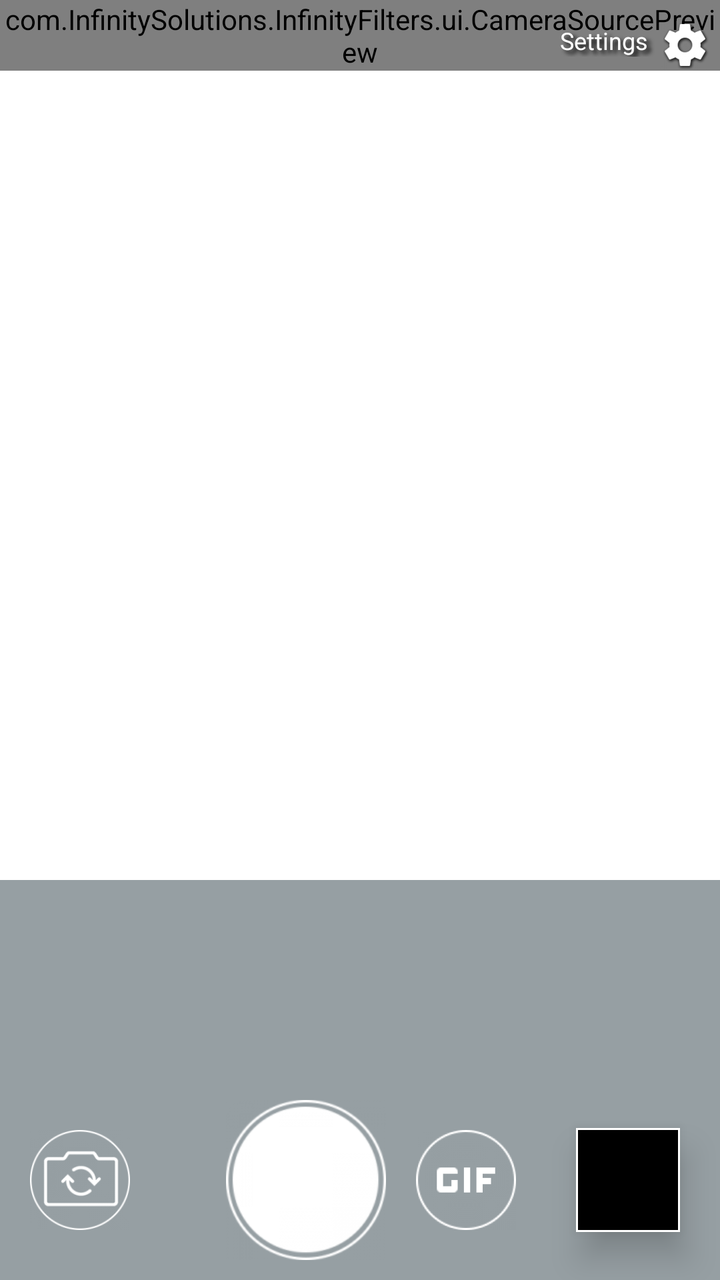
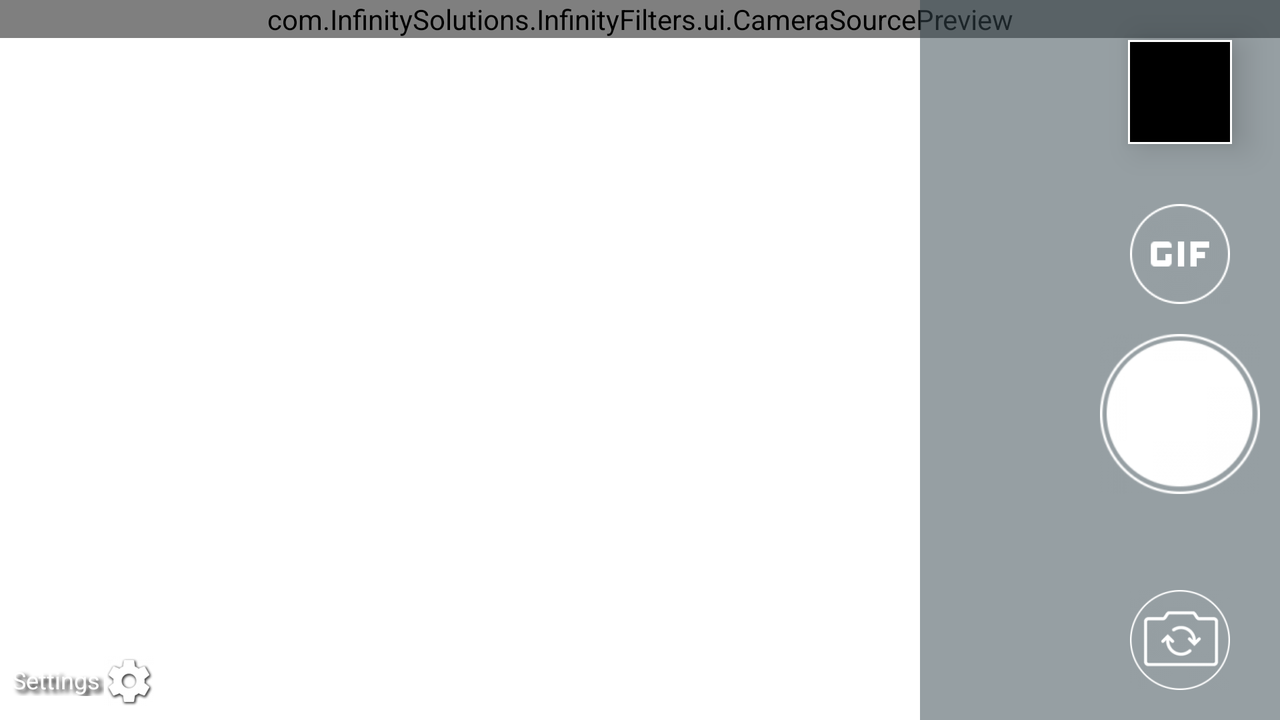

An Android layout and its configuration variant, each rendered on a device that would load it. The default file and the variant file are quoted in full after the pictures.
<!-- AndroidManifest.xml: activity theme AppTheme -->
<!-- res/layout/activity_main.xml -->
<?xml version="1.0" encoding="utf-8"?>
<RelativeLayout xmlns:android="http://schemas.android.com/apk/res/android"
    xmlns:tools="http://schemas.android.com/tools"
    android:id="@+id/parent"
    android:layout_width="match_parent"
    android:layout_height="match_parent"
    android:background="#ffffff"
    android:keepScreenOn="true">

    <com.InfinitySolutions.InfinityFilters.ui.CameraSourcePreview
        android:id="@+id/camera_preview"
        android:layout_width="match_parent"
        android:layout_height="wrap_content"
        android:background="#000000">

        <com.InfinitySolutions.InfinityFilters.ui.GraphicOverlay
            android:id="@+id/overlay"
            android:layout_width="match_parent"
            android:layout_height="match_parent" />

    </com.InfinitySolutions.InfinityFilters.ui.CameraSourcePreview>

    <LinearLayout
        android:id="@+id/filters_bar"
        android:layout_width="match_parent"
        android:layout_height="100dp"
        android:layout_above="@id/record_bar"
        android:background="#8537474f"
        android:orientation="horizontal"
        android:visibility="visible">

        <android.support.v7.widget.RecyclerView
            android:id="@+id/filters_list"
            android:layout_width="match_parent"
            android:layout_height="match_parent"
            android:scrollbars="none" />
    </LinearLayout>

    <RelativeLayout
        android:id="@+id/record_bar"
        android:layout_width="match_parent"
        android:layout_height="100dp"
        android:layout_alignParentBottom="true"
        android:layout_alignParentStart="true"
        android:background="@color/record_bar">

        <Button
            android:id="@+id/switch_camera"
            android:layout_width="50dp"
            android:layout_height="50dp"
            android:layout_centerVertical="true"
            android:layout_marginLeft="15dp"
            android:layout_marginRight="5dp"
            android:layout_alignParentLeft="true"
            android:background="@drawable/camera_switch"
            android:onClick="switchCamera"
            tools:ignore="RtlHardcoded" />

        <Button
            android:id="@+id/capture_button"
            android:layout_width="80dp"
            android:layout_height="80dp"
            android:layout_centerVertical="true"
            android:layout_gravity="center"
            android:layout_marginLeft="10dp"
            android:layout_marginRight="10dp"
            android:layout_toLeftOf="@+id/gif_button"
            android:background="@drawable/capture"
            android:elevation="10dp"
            android:gravity="center"
            android:onClick="takeAPicture"
            tools:ignore="RtlHardcoded" />


        <Button
            android:id="@+id/gif_button"
            android:layout_width="50dp"
            android:layout_height="50dp"
            android:layout_centerVertical="true"
            android:layout_gravity="center"
            android:layout_marginLeft="5dp"
            android:layout_marginRight="30dp"
            android:layout_toLeftOf="@id/preview_image_holder"
            android:background="@drawable/gif_button"
            android:elevation="10dp"
            android:gravity="center"
            android:onClick="takeAPicture"
            tools:ignore="RtlHardcoded" />

        <FrameLayout
            android:id="@+id/preview_image_holder"
            android:layout_width="wrap_content"
            android:layout_height="wrap_content"
            android:background="#ffffff"
            android:elevation="10dp"
            android:layout_marginRight="20dp"
            android:padding="1dp"
            android:layout_alignParentRight="true"
            android:layout_centerVertical="true">

        <ImageView
            android:id="@+id/preview_image"
            android:layout_width="50dp"
            android:layout_height="50dp"
            android:background="#000000"
            android:contentDescription="Photos preview"
            android:onClick="openPreview"
            android:scaleType="centerCrop" />

        </FrameLayout>

    </RelativeLayout>

    <ImageView
        android:id="@+id/mode_indicator"
        android:visibility="invisible"
        android:layout_width="80dp"
        android:layout_height="80dp"
        android:src="@drawable/photo_mode"
        android:layout_centerInParent="true"/>

    <TextView
        android:layout_width="wrap_content"
        android:layout_height="wrap_content"
        android:textColor="#ffffff"
        android:text="Settings"
        android:layout_alignParentTop="true"
        android:textSize="12dp"
        android:layout_marginTop="12dp"
        android:shadowColor="#000000"
        android:shadowRadius="5"
        android:shadowDy="5"
        android:shadowDx="6"
        android:paddingRight="6dp"
        android:layout_toLeftOf="@id/settings"
        android:onClick="openSettings"
        tools:ignore="RtlHardcoded" />

    <ImageView
        android:id="@+id/settings"
        android:layout_width="25dp"
        android:layout_height="25dp"
        android:layout_marginTop="10dp"
        android:layout_marginRight="5dp"
        android:layout_alignParentTop="true"
        android:layout_alignParentRight="true"
        android:elevation="8dp"
        android:src="@drawable/settings"
        android:onClick="openSettings"
        tools:ignore="RtlHardcoded" />
</RelativeLayout>
<!-- resources referenced by this layout -->
<resources>
  <color name="record_bar">#8537474f</color>
  <!-- drawable camera_switch: png bitmap (drawable-hdpi, 3216 bytes) -->
  <!-- drawable capture: png bitmap (drawable-hdpi, 2765 bytes) -->
  <!-- drawable gif_button: png bitmap (drawable-hdpi, 2620 bytes) -->
  <!-- drawable photo_mode: png bitmap (drawable-hdpi, 3175 bytes) -->
  <!-- drawable settings: png bitmap (drawable-hdpi, 5177 bytes) -->
  <style name="AppTheme" parent="Theme.AppCompat.Light.DarkActionBar">
          
          <item name="colorPrimary">#546e7a</item>
          <item name="colorPrimaryDark">#263238</item>
          <item name="colorAccent">#000000</item>
      </style>
</resources>
<!-- res/layout-land/activity_main.xml (the repository's variant of the layout above) -->
<!-- drawn on the phone turned sideways -->
<?xml version="1.0" encoding="utf-8"?>
<RelativeLayout xmlns:android="http://schemas.android.com/apk/res/android"
    android:layout_width="match_parent"
    android:layout_height="match_parent"
    xmlns:tools="http://schemas.android.com/tools"
    android:id="@+id/parent"
    android:background="#ffffff"
    android:keepScreenOn="true">

    <com.InfinitySolutions.InfinityFilters.ui.CameraSourcePreview
        android:id="@+id/camera_preview"
        android:background="#000000"
        android:layout_height="wrap_content"
        android:layout_width="match_parent">

        <com.InfinitySolutions.InfinityFilters.ui.GraphicOverlay
            android:id="@+id/overlay"
            android:layout_width="match_parent"
            android:layout_height="match_parent"/>

    </com.InfinitySolutions.InfinityFilters.ui.CameraSourcePreview>

    <LinearLayout
        android:id="@+id/filters_bar"
        android:layout_width="80dp"
        android:layout_height="match_parent"
        android:layout_toLeftOf="@id/record_bar"
        android:background="#8537474f"
        android:orientation="vertical"
        android:visibility="visible">

        <android.support.v7.widget.RecyclerView
            android:id="@+id/filters_list"
            android:layout_width="match_parent"
            android:layout_height="match_parent"
            android:scrollbars="none"
            android:elevation="10dp"/>
    </LinearLayout>

    <RelativeLayout
        android:id="@+id/record_bar"
        android:layout_width="100dp"
        android:layout_height="match_parent"
        android:layout_alignParentRight="true"
        android:background="@color/record_bar">

        <Button
            android:id="@+id/switch_camera"
            android:layout_width="50dp"
            android:layout_height="50dp"
            android:background="@drawable/camera_switch"
            android:layout_alignParentBottom="true"
            android:layout_centerHorizontal="true"
            android:layout_marginBottom="15dp"
            android:layout_marginTop="5dp"
            android:onClick="switchCamera"/>

        <Button
            android:id="@+id/capture_button"
            android:layout_width="80dp"
            android:layout_height="80dp"
            android:layout_centerHorizontal="true"
            android:layout_gravity="center"
            android:layout_marginBottom="5dp"
            android:layout_marginTop="10dp"
            android:layout_below="@+id/gif_button"
            android:background="@drawable/capture"
            android:gravity="center"
            android:onClick="takeAPicture"
            android:elevation="10dp"/>


        <Button
            android:id="@+id/gif_button"
            android:layout_width="50dp"
            android:layout_height="50dp"
            android:layout_centerHorizontal="true"
            android:layout_gravity="center"
            android:layout_marginBottom="5dp"
            android:layout_marginTop="30dp"
            android:layout_below="@id/preview_image_holder"
            android:background="@drawable/gif_button"
            android:gravity="center"
            android:onClick="takeAPicture"
            android:elevation="10dp"/>

        <FrameLayout
            android:id="@+id/preview_image_holder"
            android:layout_width="wrap_content"
            android:layout_alignParentTop="true"
            android:layout_centerHorizontal="true"
            android:layout_marginTop="20dp"
            android:layout_height="wrap_content"
            android:padding="1dp"
            android:background="#ffffff"
            android:elevation="10dp">

        <ImageView
            android:id="@+id/preview_image"
            android:layout_width="50dp"
            android:layout_height="50dp"
            android:background="#000000"
            android:contentDescription="Photos preview"
            android:onClick="openPreview"
            android:scaleType="centerCrop" />

        </FrameLayout>

    </RelativeLayout>

    <ImageView
        android:id="@+id/mode_indicator"
        android:visibility="invisible"
        android:layout_width="80dp"
        android:layout_height="80dp"
        android:src="@drawable/photo_mode"
        android:layout_centerInParent="true"/>

    <TextView
        android:id="@+id/settings"
        android:layout_width="wrap_content"
        android:layout_height="wrap_content"
        android:textColor="#ffffff"
        android:text="Settings"
        android:layout_alignParentLeft="true"
        android:layout_alignParentBottom="true"
        android:textSize="12dp"
        android:layout_marginBottom="12dp"
        android:shadowColor="#000000"
        android:shadowRadius="5"
        android:shadowDy="5"
        android:shadowDx="6"
        android:paddingRight="2dp"
        android:paddingLeft="6dp"
        android:onClick="openSettings"
        tools:ignore="RtlHardcoded,RtlSymmetry,SpUsage" />

    <ImageView
        android:layout_width="25dp"
        android:layout_height="25dp"
        android:layout_marginBottom="7dp"
        android:layout_alignParentBottom="true"
        android:layout_toRightOf="@id/settings"
        android:src="@drawable/settings"
        android:onClick="openSettings"
        tools:ignore="RtlHardcoded"
        android:contentDescription="Settings" />
</RelativeLayout>
